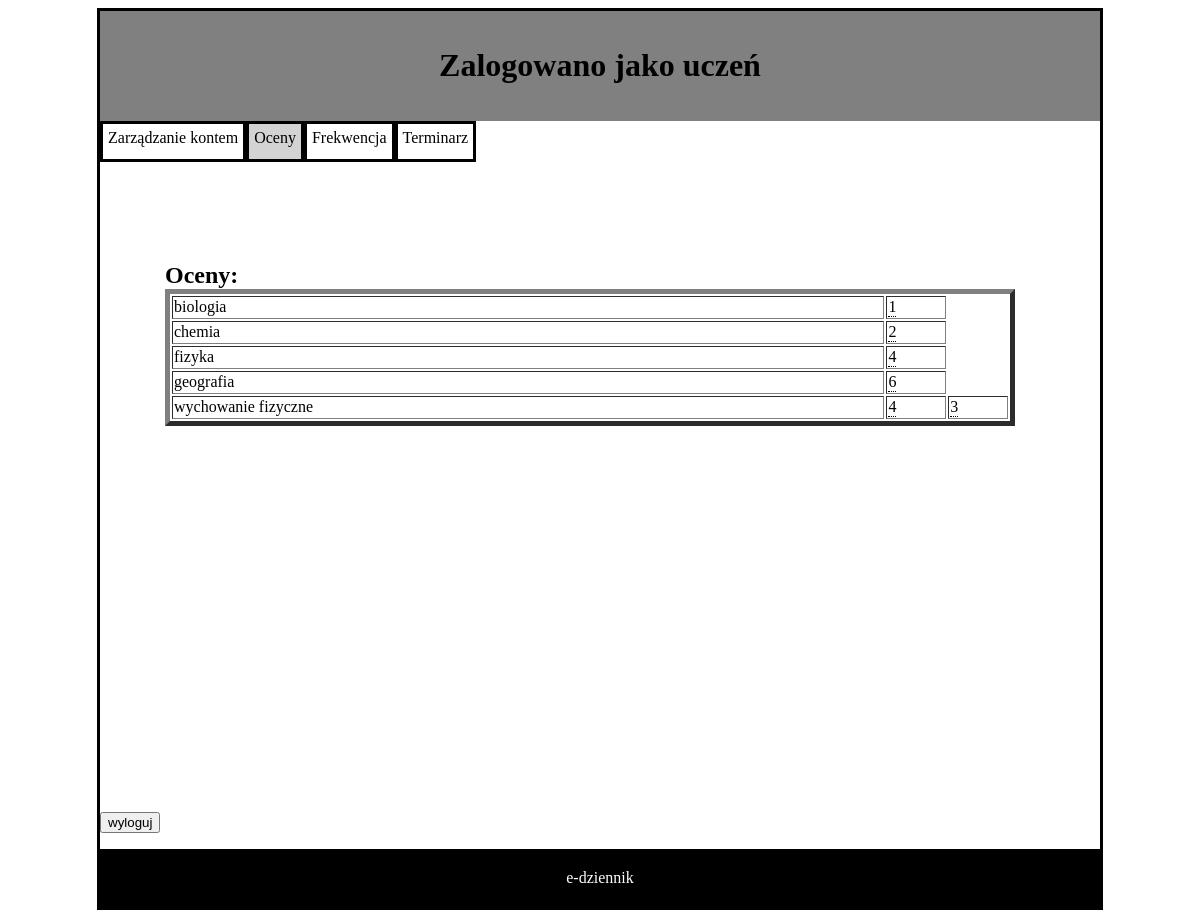
The app's page /aplikacja/uczen/u_oceny.php (signed in) with its own data.
### tables this page shows
CREATE TABLE IF NOT EXISTS `ocena` (
  `ocena_ID` int(6) unsigned NOT NULL AUTO_INCREMENT,
  `stopien` enum('0','1','2','3','4','5','6') NOT NULL DEFAULT '0',
  `waga` int(1) unsigned NOT NULL DEFAULT 1,
  `opis` varchar(100) DEFAULT 'Brak opisu',
  `data` date NOT NULL DEFAULT curdate(),
  `czas` time NOT NULL DEFAULT curtime(),
  `uczen_id` int(3) unsigned zerofill NOT NULL,
  `nauczyciel_przedmiotu_id` int(3) unsigned zerofill NOT NULL,
  PRIMARY KEY (`ocena_ID`),
  UNIQUE KEY `Indeks 1` (`ocena_ID`) USING BTREE,
  KEY `nauczyciel` (`nauczyciel_przedmiotu_id`),
  KEY `uczen` (`uczen_id`),
  KEY `data` (`data`,`czas`) USING BTREE,
  CONSTRAINT `FK_ocena_nauczyciel_przedmiotu` FOREIGN KEY (`nauczyciel_przedmiotu_id`) REFERENCES `nauczyciel_przedmiotu` (`nauczyciel_przedmiotu_ID`),
  CONSTRAINT `FK_ocena_uczen` FOREIGN KEY (`uczen_id`) REFERENCES `uczen` (`uczen_ID`)
);

### aplikacja/uczen/u_oceny.php (the view, shortened to what this page needs)
<!DOCTYPE HTML>
<html lang="pl">
<head>
	<link rel="stylesheet" href="../Styles/styleApp.css" type="text/css" />
	<link rel="stylesheet" type="text/css" href="../Styles/tooltip.css">
</head>
<body>
	<div id="container">
		<div id="logo">
			<h1>Zalogowano jako uczeń</h1>
		</div>
		<a href="u_konto.php">
		<div id="inne">
		Zarządzanie kontem
		</div>
		</a>
		<a href="u_oceny.php">
		<div id="teraz">
		 Oceny
		</div></a>
		<a href="u_frekwencja.php">
		<div id="inne">
		 Frekwencja
		</div> </a>
		<a href="u_terminarz.php">
		<div id="inne">
		 Terminarz
		</div>
		</a>
		<?php
	require_once "../connect.php";
	$conn=@new mysqli($IP, $username, $password, $DB_name);
	if ($conn->connect_errno!=0)
	{
		echo "Error: ".$conn->connect_errno;
	}
	else
	{
		$login=$_SESSION['uzytkownik_login'];
		$sql2="SELECT * FROM uczen WHERE uzytkownik_login='$login' ";
		$result2 = @$conn->query($sql2);
		$dane_ucznia=@mysqli_fetch_assoc($result2);
		$sql3="select * from ocena_full_info as o where o.uczen_id = '$dane_ucznia[uczen_ID]' ORDER BY o.`przedmiot`, o.`data` ASC";
		$result3 = @$conn->query($sql3);
	}
	?>
		<div id="tresc">
		<div id="lewy">
			<B> Oceny: </B><br/>
		<?php
		    echo "<table border=5><tr><td>";
		    if($result3->num_rows > 0) {
		        $firstrow = $result3->fetch_assoc();
		        echo $firstrow['przedmiot'];
		        echo '</td><td>
					<div class="tooltip">
							'.$firstrow['stopien'].'
							<span class="tooltiptext">
								waga: '.$firstrow['waga'].' <br>
								nauczyciel: '.$firstrow['imie'].' '.$firstrow['nazwisko'].' <br>
								opis: '.$firstrow['opis'].'
							</span>
					</div></td>';
		        while($row3 = $result3->fetch_assoc()) {
					if($row3['przedmiot'] != $firstrow['przedmiot']) {
		                echo "</tr><tr><td>";
		                echo $row3['przedmiot'];
		                $firstrow = $row3;
					}
		            echo '</td><td>
					<div class="tooltip">
							'.$row3['stopien'].'
							<span class="tooltiptext">
								waga: '.$row3['waga'].' <br>
								nauczyciel: '.$row3['imie'].' '.$row3['nazwisko'].' <br>
								opis: '.$row3['opis'].'
							</span>
					</div></td>';
		        }
		    }
		   echo "</tr></table>";
		?>
		</div>
		</div>
		<form action="../wyloguj.php" >
		<button type="submit">wyloguj</button>
		</form>
		<div id="footer">
		e-dziennik
		</div>
	</div>
</body>
</html>

### aplikacja/Styles/styleApp.css (style rules this page uses)
#container { border: solid ; width: 1000px; margin-left: auto; margin-right: auto; }
#logo { background:gray; text-align: center; padding: 15px; }
#teraz { border: solid black; float: left; background-color: lightgray; min-height: 25px; text-align: center; padding: 5px; color: black }
#inne { border: solid black; float: left; min-height: 25px; text-align: center; padding: 5px; color: black }
#tresc { clear: both; text-align: left; min-height: 650px; }
#lewy { float: left; padding:50px; margin-top:50px; text-align: left; margin-left:15px; font-size: 24px; min-width:400px; }
#footer { clear: both; background-color: black; color: white; text-align: center; padding:20px; }
table { min-width:850px; }

### aplikacja/Styles/tooltip.css (style rules this page uses)
.tooltip { position: relative; display: inline-block; border-bottom: 1px dotted black; }

### records on screen
ocena: stopien "1"
ocena: przedmiot "chemia", stopien "2"
ocena: przedmiot "fizyka", stopien "4"
ocena: przedmiot "geografia", stopien "6"
ocena: przedmiot "wychowanie fizyczne", stopien "4"
ocena: stopien "3"

### other values on screen
$firstrow['przedmiot'] "biologia"
